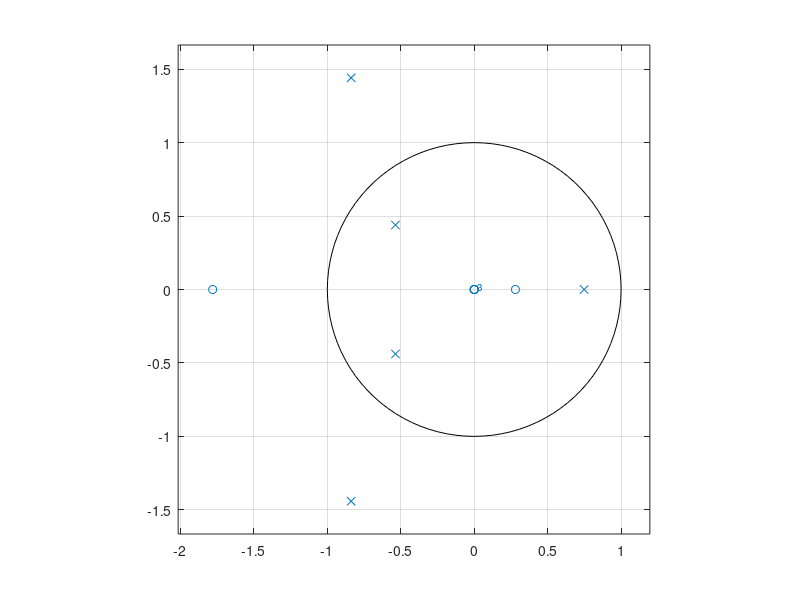

Reproduce this figure in MATLAB.
clf;
%Tính và hiển thị điểm cực, điểm không của hệ LTI sau:
num=[2 3 -1]
den = [1 2 3 0 -1.5 -1]

[z,p,k]=tf2zp(num,den)
zplane(num,den)